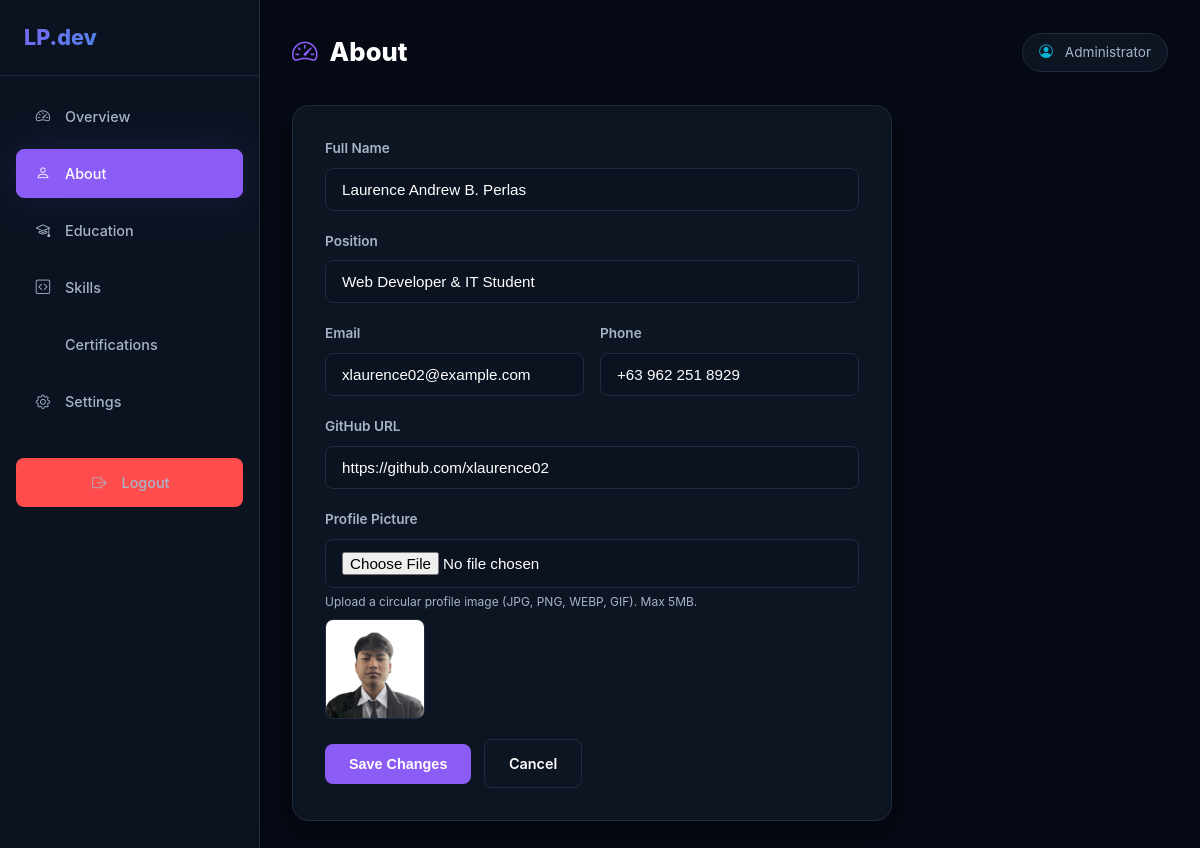
The page /admin/about.php (signed in) on the database as committed earlier.
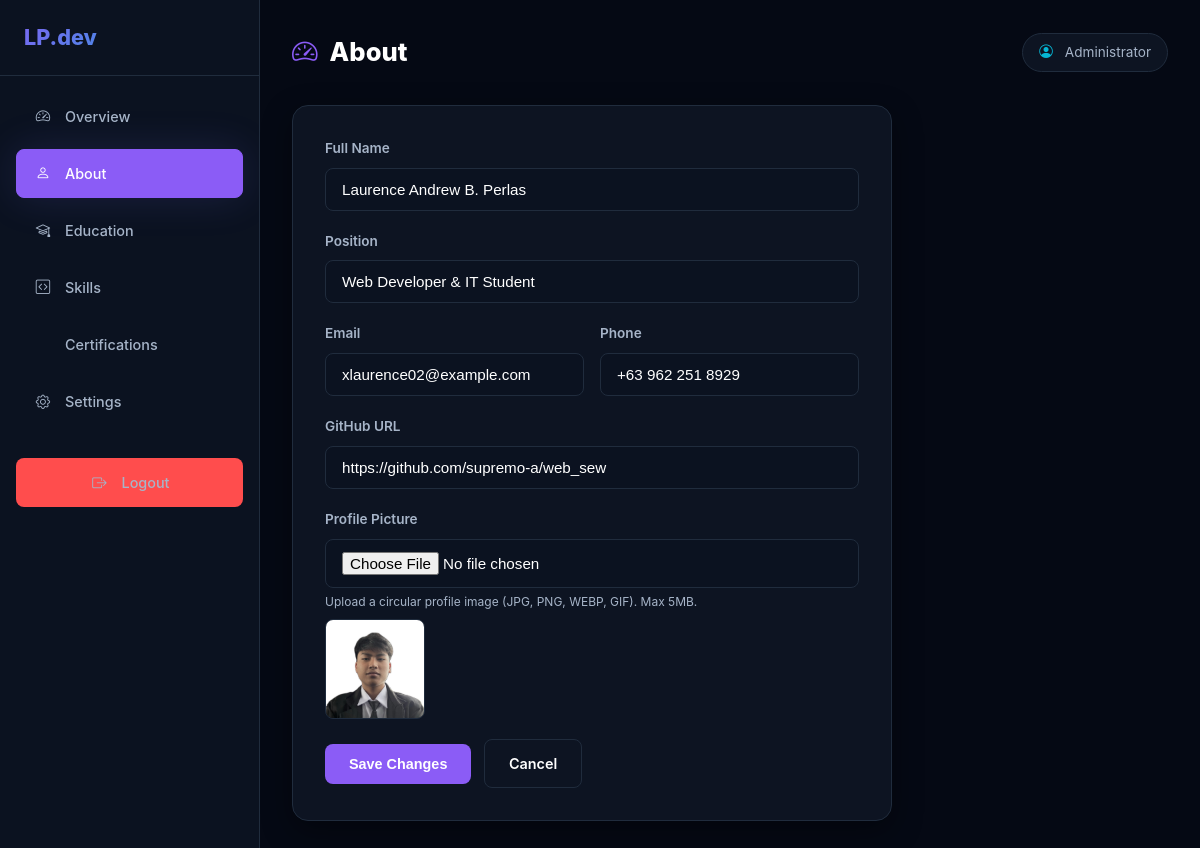
The same page on the database as committed later.
### tables this page shows
CREATE TABLE `profile` (
  `id` int(11) NOT NULL AUTO_INCREMENT,
  `full_name` varchar(100) NOT NULL DEFAULT 'Laurence Andrew B. Perlas',
  `position` varchar(100) NOT NULL DEFAULT 'Web Developer & IT Student',
  `email` varchar(100) NOT NULL DEFAULT 'xlaurence02@example.com',
  `phone` varchar(30) NOT NULL DEFAULT '+63 962 251 8929',
  `github_url` varchar(255) NOT NULL DEFAULT 'https://github.com/xlaurence02',
  `profile_image` varchar(255) NOT NULL DEFAULT 'assets/images/profile-placeholder.svg',
  `updated_at` timestamp NOT NULL DEFAULT current_timestamp() ON UPDATE current_timestamp(),
  PRIMARY KEY (`id`)
);

### config.php (called while the page is built, shortened)
<?php
if (!function_exists('h')) {
    function h(string $value = null): string {
        return htmlspecialchars((string)$value, ENT_QUOTES | ENT_HTML5, 'UTF-8');
    }
}

### admin/about.php (the view, shortened to what this page needs)
<?php
require_once __DIR__ . '/header.php';
$profile = $pdo->query("SELECT * FROM profile LIMIT 1")->fetch();
?>
    <div class="form-card">
        <form method="POST" enctype="multipart/form-data" id="aboutForm">
            <div class="form-group">
                <label>Full Name</label>
                <input type="text" name="full_name" value="<?= h($profile['full_name'] ?? '') ?>" required>
            </div>
            <div class="form-group">
                <label>Position</label>
                <input type="text" name="position" value="<?= h($profile['position'] ?? '') ?>" required>
            </div>
            <div class="form-row">
                <div class="form-group">
                    <label>Email</label>
                    <input type="email" name="email" value="<?= h($profile['email'] ?? '') ?>" required>
                </div>
                <div class="form-group">
                    <label>Phone</label>
                    <input type="tel" name="phone" value="<?= h($profile['phone'] ?? '') ?>" required>
                </div>
            </div>
            <div class="form-group">
                <label>GitHub URL</label>
                <input type="url" name="github_url" value="<?= h($profile['github_url'] ?? '') ?>" placeholder="https://github.com/username">
            </div>
            <div class="form-group">
                <label>Profile Picture</label>
                <input type="file" name="profile_image" accept="image/*" onchange="previewImage(this, 'profilePreview')">
                <div class="file-hint">Upload a circular profile image (JPG, PNG, WEBP, GIF). Max 5MB.</div>
                <?php if (!empty($profile['profile_image'])): ?>
                    <img src="<?= h($profile['profile_image']) ?>" id="profilePreview" class="img-preview" alt="Preview" onerror="this.style.display='none'">
                <?php else: ?>
                    <img id="profilePreview" class="img-preview" alt="Preview" style="display:none;">
                <?php endif; ?>
            </div>
            <button type="submit" class="btn">Save Changes</button>
            <a href="index.php" class="btn btn-outline" style="margin-left:0.5rem;">Cancel</a>
        </form>
    </div>
<?php require_once __DIR__ . '/footer.php'; ?>

Rows that differ between the two databases and show on the page:
changed profile "Laurence Andrew B. Perlas": github_url "https://github.com/xlaurence02" → "https://github.com/supremo-a/web_sew"
